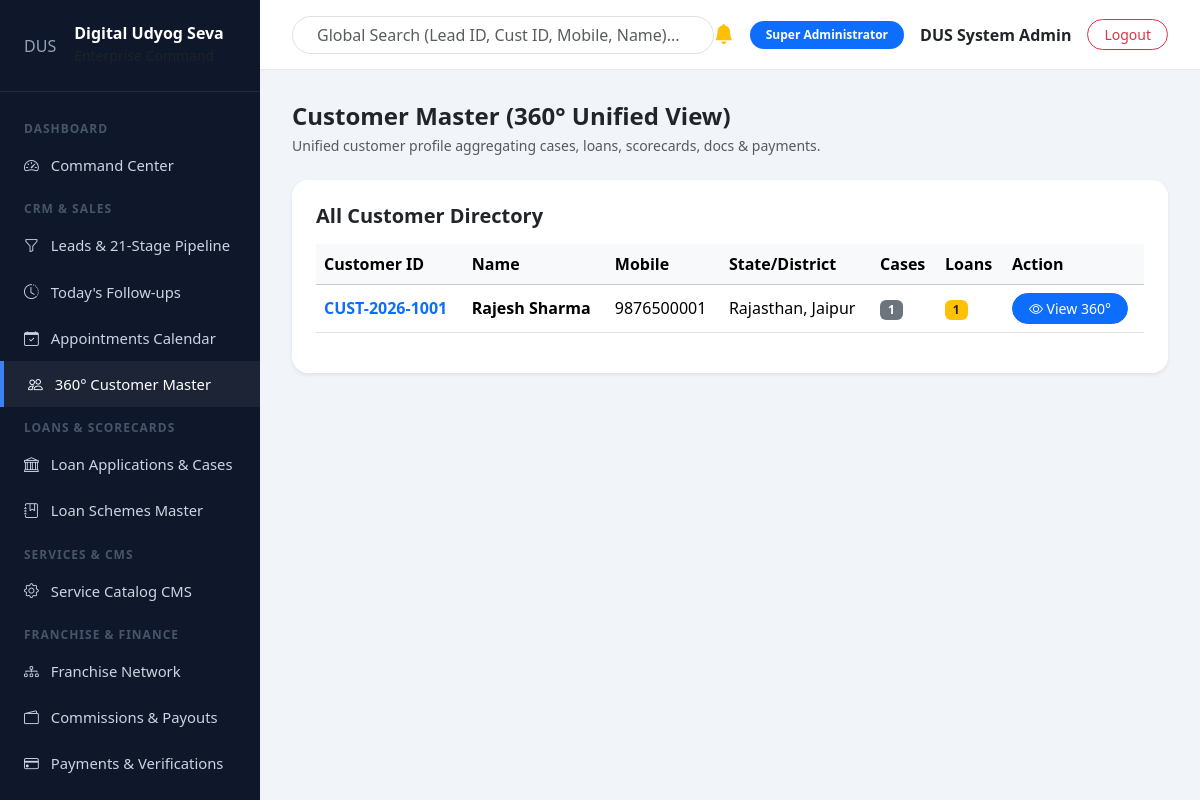
The page /admin/customers.php (signed in) on the database its author committed.
### tables this page shows
CREATE TABLE IF NOT EXISTS `customers` (
  `id` INT AUTO_INCREMENT PRIMARY KEY,
  `user_id` INT UNIQUE NOT NULL,
  `customer_code` VARCHAR(50) UNIQUE NOT NULL,
  `name` VARCHAR(150) NOT NULL,
  `mobile` VARCHAR(20) NOT NULL,
  `email` VARCHAR(150) DEFAULT NULL,
  `state` VARCHAR(100) DEFAULT 'Rajasthan',
  `district` VARCHAR(100) DEFAULT 'Jaipur',
  `business_name` VARCHAR(200) DEFAULT NULL,
  `created_at` TIMESTAMP DEFAULT CURRENT_TIMESTAMP,
  FOREIGN KEY (`user_id`) REFERENCES `users`(`id`) ON DELETE CASCADE
);

### admin/customers.php (the view, shortened to what this page needs)
<?php
require_once __DIR__ . '/includes/admin_header.php';
global $pdo;
$customers = $pdo->query("
    SELECT c.*, u.status AS user_status,
           (SELECT COUNT(*) FROM cases WHERE customer_id = c.id) AS case_count,
           (SELECT COUNT(*) FROM loan_applications WHERE customer_id = c.id) AS loan_count
    FROM customers c
    JOIN users u ON c.user_id = u.id
    ORDER BY c.id DESC
")->fetchAll();
?>
<div class="d-flex justify-content-between align-items-center mb-4">
    <div>
        <h4 class="font-heading fw-bold mb-1">Customer Master (360° Unified View)</h4>
        <p class="text-muted small mb-0">Unified customer profile aggregating cases, loans, scorecards, docs & payments.</p>
    </div>
</div>
<div class="card border-0 shadow-sm rounded-4 p-4 bg-white">
    <h5 class="font-heading fw-bold mb-3">All Customer Directory</h5>
    <div class="table-responsive">
        <table class="table table-hover align-middle">
            <thead class="table-light">
                <tr>
                    <th>Customer ID</th>
                    <th>Name</th>
                    <th>Mobile</th>
                    <th>State/District</th>
                    <th>Cases</th>
                    <th>Loans</th>
                    <th>Action</th>
                </tr>
            </thead>
            <tbody>
                <?php foreach ($customers as $c): ?>
                    <tr>
                        <td class="fw-bold text-primary"><?php echo htmlspecialchars($c['customer_code']); ?></td>
                        <td class="fw-bold"><?php echo htmlspecialchars($c['name']); ?></td>
                        <td><?php echo htmlspecialchars($c['mobile']); ?></td>
                        <td><?php echo htmlspecialchars($c['state'] . ', ' . $c['district']); ?></td>
                        <td><span class="badge bg-secondary"><?php echo $c['case_count']; ?></span></td>
                        <td><span class="badge bg-warning text-dark"><?php echo $c['loan_count']; ?></span></td>
                        <td>
                            <a href="<?php echo BASE_URL; ?>admin/customers.php?id=<?php echo $c['id']; ?>" class="btn btn-sm btn-primary rounded-pill px-3">
                                <i class="bi bi-eye"></i> View 360°
                            </a>
                        </td>
                    </tr>
                <?php endforeach; ?>
            </tbody>
        </table>
    </div>
</div>
<?php require_once __DIR__ . '/includes/admin_footer.php'; ?>

### rows shown on the page
customers: customer_code "CUST-2026-1001", name "Rajesh Sharma", mobile "9876500001", state+district "Rajasthan, Jaipur", case_count "1", loan_count "1"

### other values the page prints
$current_user['role_name'] "Super Administrator"
$current_user['name'] "DUS System Admin"
